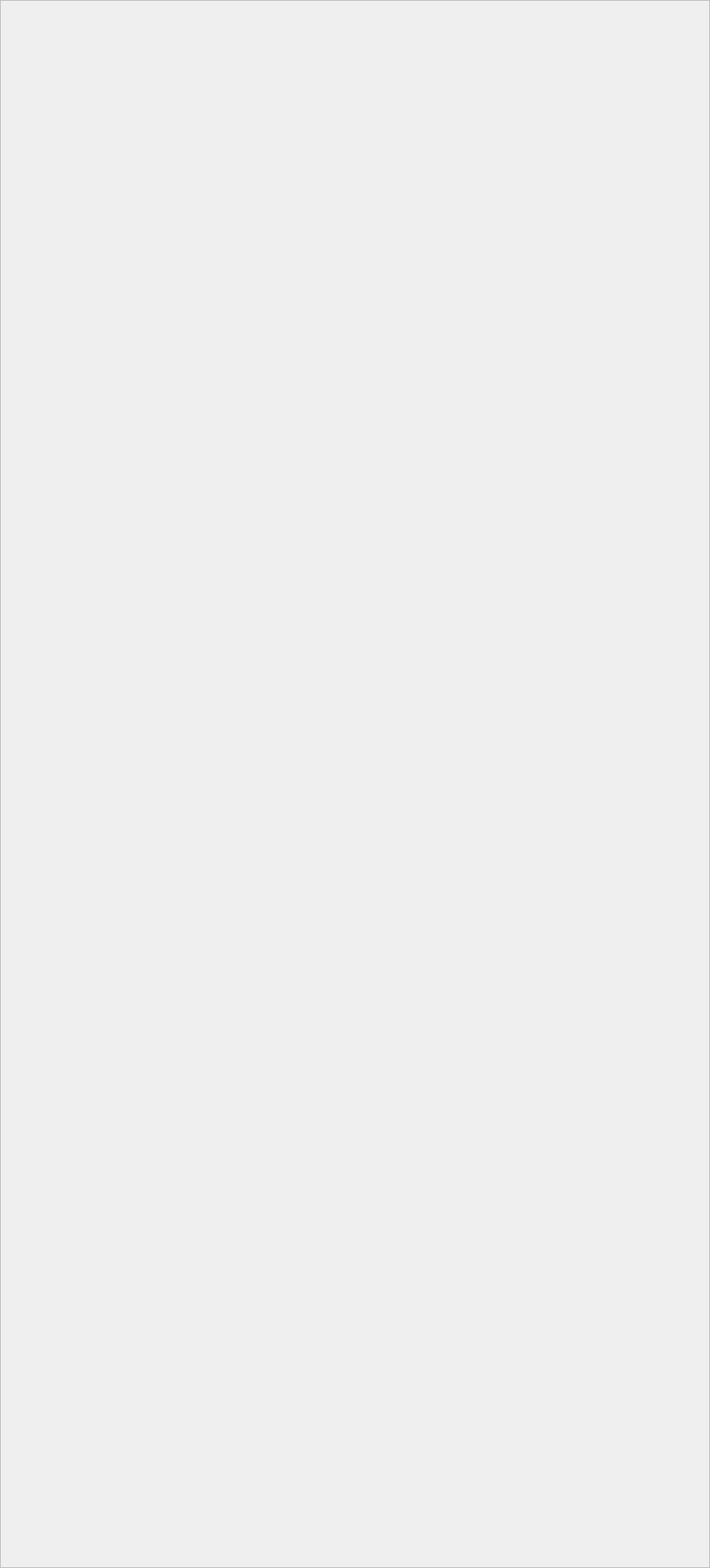
<?xml version="1.0" encoding="UTF-8"?>
<ui version="4.0">
 <class>EditRobotModelWidget</class>
 <widget class="QWidget" name="EditRobotModelWidget">
  <property name="geometry">
   <rect>
    <x>0</x>
    <y>0</y>
    <width>957</width>
    <height>2112</height>
   </rect>
  </property>
  <property name="sizePolicy">
   <sizepolicy hsizetype="Expanding" vsizetype="Expanding">
    <horstretch>0</horstretch>
    <verstretch>0</verstretch>
   </sizepolicy>
  </property>
  <property name="windowTitle">
   <string>Form</string>
  </property>
  <property name="styleSheet">
   <string notr="true"/>
  </property>
  <layout class="QVBoxLayout" name="verticalLayout_2">
   <property name="spacing">
    <number>0</number>
   </property>
   <property name="leftMargin">
    <number>0</number>
   </property>
   <property name="topMargin">
    <number>0</number>
   </property>
   <property name="rightMargin">
    <number>0</number>
   </property>
   <property name="bottomMargin">
    <number>0</number>
   </property>
   <item>
    <widget class="QScrollArea" name="scrollArea">
     <property name="sizeAdjustPolicy">
      <enum>QAbstractScrollArea::AdjustToContents</enum>
     </property>
     <property name="widgetResizable">
      <bool>true</bool>
     </property>
     <widget class="QWidget" name="scrollAreaWidgetContents">
      <property name="geometry">
       <rect>
        <x>0</x>
        <y>0</y>
        <width>955</width>
        <height>2110</height>
       </rect>
      </property>
      <layout class="QVBoxLayout" name="verticalLayout_3">
       <property name="spacing">
        <number>3</number>
       </property>
       <property name="leftMargin">
        <number>0</number>
       </property>
       <property name="topMargin">
        <number>0</number>
       </property>
       <property name="rightMargin">
        <number>0</number>
       </property>
       <property name="bottomMargin">
        <number>0</number>
       </property>
       <item>
        <widget class="QLabel" name="label_errorInfor">
         <property name="sizePolicy">
          <sizepolicy hsizetype="Minimum" vsizetype="Fixed">
           <horstretch>0</horstretch>
           <verstretch>0</verstretch>
          </sizepolicy>
         </property>
         <property name="text">
          <string/>
         </property>
         <property name="alignment">
          <set>Qt::AlignLeading|Qt::AlignLeft|Qt::AlignVCenter</set>
         </property>
        </widget>
       </item>
       <item>
        <layout class="QVBoxLayout" name="vlayout_graphics"/>
       </item>
      </layout>
     </widget>
    </widget>
   </item>
  </layout>
 </widget>
 <resources/>
 <connections/>
</ui>
